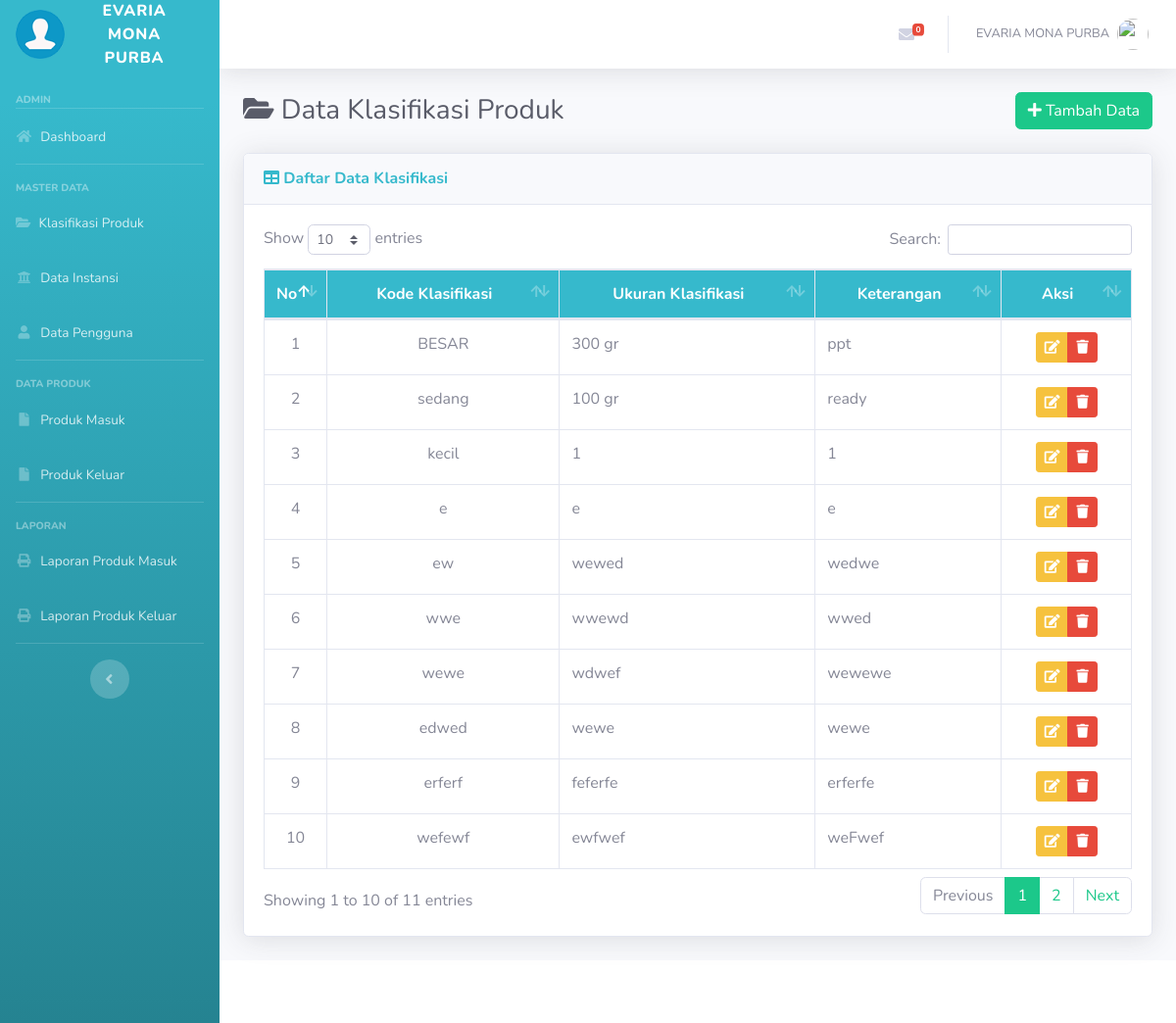
The page /klasifikasi.php (signed in) on the database its author committed.
### tables this page shows
CREATE TABLE `tb_klasifikasi` (
  `id_klasifikasi` int(11) NOT NULL,
  `kode_klasifikasi` varchar(20) NOT NULL,
  `judul_klasifikasi` varchar(250) NOT NULL,
  `keterangan` varchar(250) NOT NULL
);

### klasifikasi.php (the view, shortened to what this page needs)
<?php
    if(!isset($_SESSION['user'])) {
        echo "<script language='javascript'>document.location.href='login.php';</script>";
    } else {
        if($_SESSION['level']!=='Admin'){
            echo "<script language='javascript'>document.location.href='login.php';</script>";
        } else {
    include 'template/header.php';
	include 'template/sidebar.php';
?>
<div class="d-sm-flex align-items-center justify-content-between mb-4">
    <h1 class="h3 mb-0 text-gray-800"><i class="fa fa-folder-open"></i> Data Klasifikasi Produk</h1>
    <a href="#" data-toggle="modal" data-target="#tambahkla" class="btn btn-success"> <i class="fa fa-plus"></i> Tambah Data </a>
</div>
<div class="card shadow mb-4">
    <div class="card-header py-3">
        <h6 class="m-0 font-weight-bold text-info"><i class="fa fa-table"></i> Daftar Data Klasifikasi</h6>
    </div>
    <div class="card-body">
        <div class="table-responsive">
            <table class="table table-bordered" id="dataTable" width="100%" cellspacing="0">
                <thead class="bg-info text-white">
                    <tr align="center">
                        <th width="5%">No</th>
                        <th>Kode Klasifikasi</th>
                        <th>Ukuran Klasifikasi</th>
                        <th>Keterangan</th>
                        <th width="15%">Aksi</th>
                    </tr>
                </thead>
                <tbody>
                    <?php
						$sql = mysqli_query($conn, "SELECT * FROM tb_klasifikasi");
						$no = 1;
						while($row=mysqli_fetch_assoc($sql)){
					?>
                    <tr>
                        <td class="text-center"><?= $no++ ?></td>
                        <td class="text-center"><?= $row['kode_klasifikasi'] ?></td>
                        <td><?= $row['judul_klasifikasi'] ?></td>
                        <td><?= $row['keterangan'] ?></td>
                        <td class="text-center">
                            <div class="btn-group" role="group">
                                <a title="Edit" href="#" class="btn btn-warning btn-sm" data-toggle="modal" data-target="#edit<?php echo $row['id_klasifikasi']; ?>"><i class="fa fa-edit"></i></a>
                                <a title="Hapus" href="#" class="btn btn-danger btn-sm" data-toggle="modal" data-target="#hapus<?php echo $row['id_klasifikasi']; ?>"><i class="fa fa-trash"></i></a>
                            </div>
                        </td>
                    </tr>
                    <?php } ?>
                </tbody>
            </table>
        </div>
    </div>
</div>
<?php }}
    include 'template/footer.php';
?>

### template/header.php (shortened to what this page needs)
<!DOCTYPE html>
<html lang="en">
<head>
  <link href="assets/vendor/fontawesome-free/css/all.min.css" rel="stylesheet" type="text/css">
  <link href="assets/css/sb-admin-2.min.css" rel="stylesheet">
  <link href="assets/vendor/datatables/dataTables.bootstrap4.min.css" rel="stylesheet">
</head>

### template/sidebar.php (shortened to what this page needs)
<body id="page-top">
  <div id="wrapper">
    <ul class="navbar-nav bg-gradient-info sidebar sidebar-dark accordion" id="accordionSidebar">
      <a class="sidebar-brand d-flex align-items-center justify-content-center" href="index.php">
        <div class="sidebar-brand-icon ">
          <img src="assets/img/user.png" width="50" height="50">
        </div>
        <div class="sidebar-brand-text mx-3"><?php echo $_SESSION['user']; ?></div>
      </a><br>
      <div class="sidebar-heading">
      <?= $_SESSION['level'] ?>
      </div>
      <hr class="sidebar-divider my-0">
      <li class="nav-item">
        <a class="nav-link" href="index.php">
          <i class="fas fa-fw fa-home"></i>
          <span>Dashboard</span></a>
      </li>
	  <?php
	  if($_SESSION['level']=='Admin'){
	  ?>
      <hr class="sidebar-divider">
      <div class="sidebar-heading">
        MASTER DATA
      </div>
	  <li class="nav-item">
        <a class="nav-link" href="klasifikasi.php">
        <i class="fa fa-folder-open" aria-hidden="true"></i>
          <span>Klasifikasi Produk</span></a>
      </li>
	  <li class="nav-item">
        <a class="nav-link" href="instansi.php">
          <i class="fas fa-fw fa-university"></i>
          <span>Data Instansi</span></a>
      </li>
	  <li class="nav-item">
        <a class="nav-link" href="user.php">
          <i class="fas fa-fw fa-user"></i>
          <span>Data Pengguna</span></a>
      </li>
	  <?php } ?>
      <hr class="sidebar-divider">
      <div class="sidebar-heading">
        DATA PRODUK
      </div>
	  <li class="nav-item">
        <a class="nav-link" href="suratmasuk.php">
        <i class="fas fa-fw fa-file"></i>
          <span>Produk Masuk</span></a>
      </li>
	  <li class="nav-item">
        <a class="nav-link" href="suratkeluar.php">
        <i class="fas fa-fw fa-file"></i>
          <span>Produk Keluar</span></a>
      </li>
<hr class="sidebar-divider">
      <div class="sidebar-heading">
        LAPORAN
      </div>
	  <li class="nav-item">
        <a class="nav-link" href="laporansm.php">
          <i class="fas fa-fw fa-print"></i>
          <span>Laporan Produk Masuk</span></a>
      </li>
	  <li class="nav-item">
        <a class="nav-link" href="laporansk.php">
          <i class="fas fa-fw fa-print"></i>
          <span>Laporan Produk Keluar</span></a>
      </li>
      <hr class="sidebar-divider d-none d-md-block">
      <div class="text-center d-none d-md-inline">
        <button class="rounded-circle border-0" id="sidebarToggle"></button>
      </div>
    </ul>
    <div id="content-wrapper" class="d-flex flex-column">
      <div id="content">
        <nav class="navbar navbar-expand navbar-light bg-white topbar mb-4 static-top shadow">
          <ul class="navbar-nav ml-auto">
                        <li class="nav-item dropdown no-arrow mx-1">
                            <a class="nav-link dropdown-toggle" href="#" id="messagesDropdown" role="button"
                                data-toggle="dropdown" aria-haspopup="true" aria-expanded="false">
                                <i class="fas fa-envelope fa-fw"></i>
                                <?php
                                    $hariini = date('Y-m-d');
                                    $sqli = mysqli_query($conn, "SELECT * FROM tb_suratmasuk WHERE tgl_surat='$hariini'");
                                    $ceksqli = mysqli_num_rows($sqli);
                                ?>
                                <span class="badge badge-danger badge-counter"><?= $ceksqli ?></span>
                            </a>
                        </li>
            <li class="nav-item dropdown no-arrow">
              <a class="nav-link dropdown-toggle" href="#" id="userDropdown" role="button" data-toggle="dropdown" aria-haspopup="true" aria-expanded="false">
                <span class="text-uppercase mr-2 d-none d-lg-inline text-gray-600 small">
					<?=$_SESSION['user']?>
				</span>
                <img class="img-profile rounded-circle" src="assets/img/pu.png">
              </a>
            </li>
          </ul>
        </nav>
		<div class="container-fluid">

### template/footer.php (shortened to what this page needs)
                </div>
            </div>
            <footer class="sticky-footer bg-white">
            </footer>
        </div>
    </div>
</body>
</html>

### rows shown on the page
tb_klasifikasi: kode_klasifikasi "BESAR", judul_klasifikasi "300 gr", keterangan "ppt"
tb_klasifikasi: kode_klasifikasi "sedang", judul_klasifikasi "100 gr", keterangan "ready"
tb_klasifikasi: kode_klasifikasi "kecil", judul_klasifikasi "1", keterangan "1"
tb_klasifikasi: kode_klasifikasi "e", judul_klasifikasi "e", keterangan "e"
tb_klasifikasi: kode_klasifikasi "ew", judul_klasifikasi "wewed", keterangan "wedwe"
tb_klasifikasi: kode_klasifikasi "wwe", judul_klasifikasi "wwewd", keterangan "wwed"
tb_klasifikasi: kode_klasifikasi "wewe", judul_klasifikasi "wdwef", keterangan "wewewe"
tb_klasifikasi: kode_klasifikasi "edwed", judul_klasifikasi "wewe", keterangan "wewe"
tb_klasifikasi: kode_klasifikasi "erferf", judul_klasifikasi "feferfe", keterangan "erferfe"
tb_klasifikasi: kode_klasifikasi "wefewf", judul_klasifikasi "ewfwef", keterangan "weFwef"

### other values the page prints
$_SESSION['user'] "EVARIA MONA PURBA"
$_SESSION['level'] "ADMIN"
$ceksqli "0"
